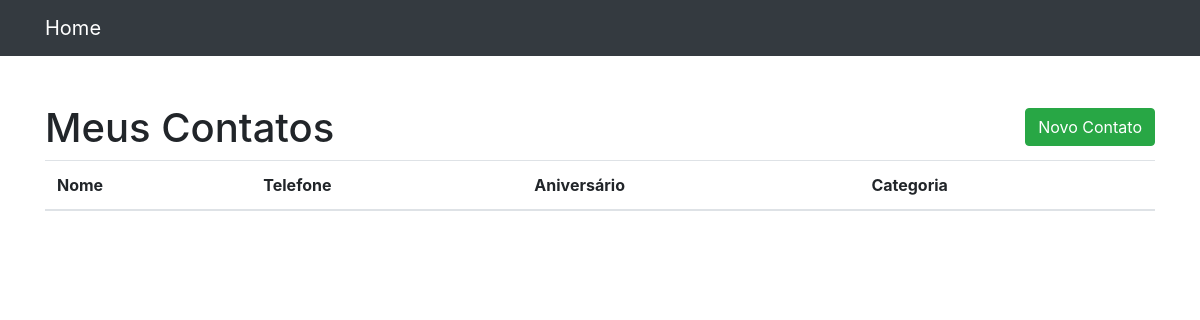
/contatos/, run on an earlier commit of the app's database.
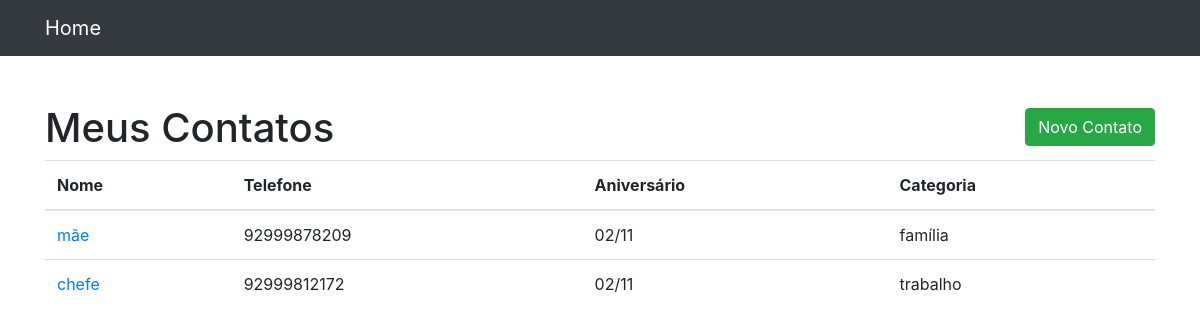
And on a later commit of the database.
### invistame/models.py (models this page shows, shortened)
class Contato(models.Model):
    nome = models.CharField(max_length=80)
    sobrenome = models.CharField(max_length=80, blank=True)
    telefone = models.CharField(max_length=13, default=None)
    aniversario = models.DateField(default=None)
    email  = models.CharField(max_length=80)
    descricao = models.TextField(max_length=100, blank=True)
    categoria = models.ForeignKey(CategoriaContato, on_delete=models.DO_NOTHING, default=None)

class CategoriaContato(models.Model):
    nome = models.CharField(max_length=100)
    def __str__(self):
        return self.nome

### invistame/views.py (the view)
# urls.py: path('contatos/', views.meus_contatos, name='contatos'),
def meus_contatos(request):
    contatos =  {
        'contatos': Contato.objects.all()
    }
    return render(request, 'agenda/contatos.html', context=contatos)

### invistame/templates/agenda/contatos.html (shortened to what this page needs)
{% load static %}
<!DOCTYPE html>
<html lang="pt">
<head>
  <link href="{% static 'vendor/bootstrap/css/bootstrap.min.css'  %}" rel="stylesheet">
</head>
<body>
  <nav class="navbar navbar-expand-lg navbar-dark bg-dark static-top">
    <div class="container">
      <a class="navbar-brand" href="{% url 'listagem' %}">Home</a>
    </div>
  </nav>
  <div class="container">
    <div class="row">
      <div class="col-lg-12">
        <div class="mt-5 d-flex justify-content-between align-items-center">
        <h1>Meus Contatos</h1>
        <button class="btn btn-success" style="margin-bottom: 10px;"><a style="color: white; text-decoration: none;"
          href="{% url 'novo_contato' %}">Novo Contato</a></button>
        </div>
          <table class="table">
          <thead>
            <tr>
              <th>Nome</th>
              <th>Telefone</th>
              <th>Aniversário</th>
              <th>Categoria</th>
            </tr>
          </thead>
          <tbody>
            {% for contato in contatos %}
            <tr>
              <td>
                <a href="{% url 'ver_contato' contato_id=contato.id %}"> {{ contato.nome }}</a>
              </td>
              <td>{{ contato.telefone }}</td>
              <td>{{ contato.aniversario|date:'d/m' }}</td>
              <td>{{ contato.categoria }}</td>
            </tr>
            {% endfor %}
          </tbody>
        </table>
      </div>
    </div>
  </div>
</body>
</html>

What changed in the data, as far as the page shows it:
added Contato: nome "mãe", telefone "92999878209", aniversario "02/11", categoria "família"
added Contato: nome "chefe", telefone "92999812172", aniversario "02/11", categoria "trabalho"
